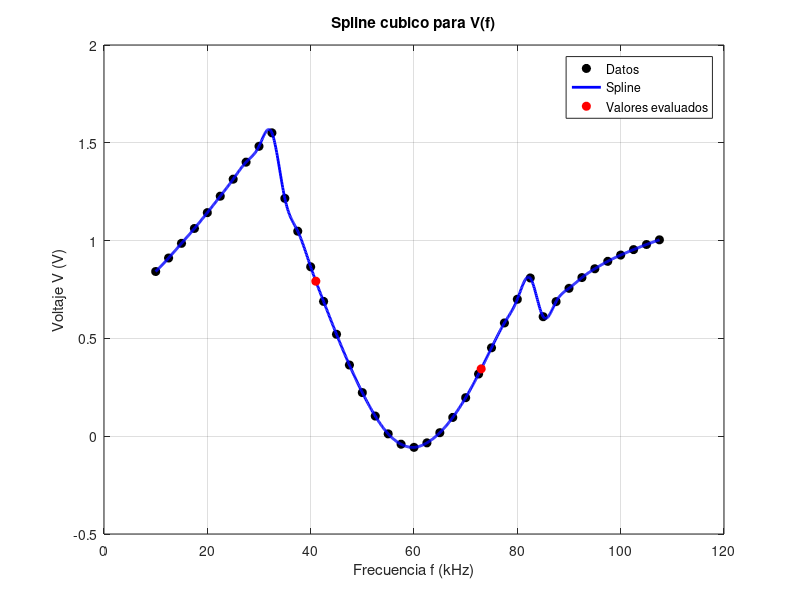
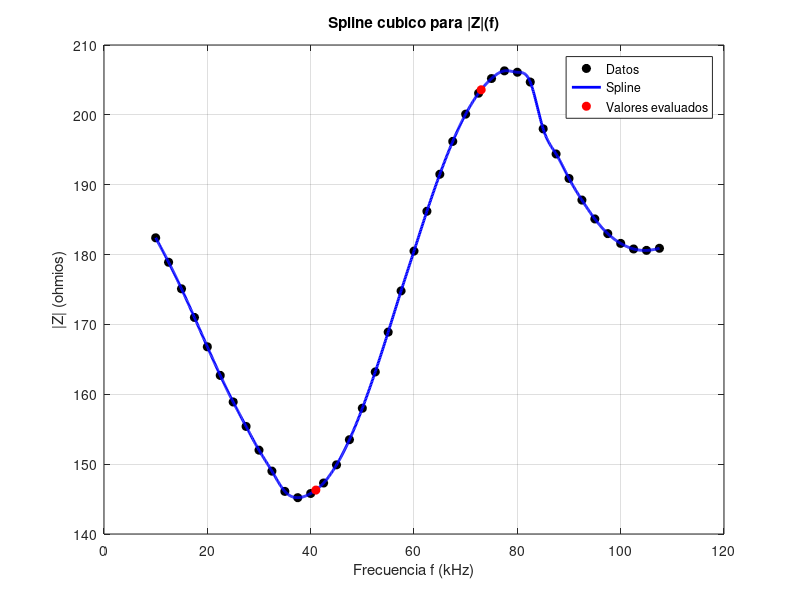

Write the MATLAB code that produced these figures, in order.
clc;
clear;
close all;

% Datos del ensayo
f = [10.0 12.5 15.0 17.5 20.0 22.5 25.0 27.5 30.0 32.5 ...
    35.0 37.5 40.0 42.5 45.0 47.5 50.0 52.5 55.0 57.5 ...
    60.0 62.5 65.0 67.5 70.0 72.5 75.0 77.5 80.0 82.5 ...
    85.0 87.5 90.0 92.5 95.0 97.5 100.0 102.5 105.0 107.5];

V = [0.842 0.911 0.986 1.062 1.143 1.227 1.314 1.401 1.482 1.551 ...
    1.216 1.048 0.866 0.689 0.521 0.364 0.223 0.103 0.012 -0.041 ...
    -0.057 -0.034 0.018 0.096 0.197 0.318 0.452 0.579 0.700 0.809 ...
    0.611 0.688 0.756 0.811 0.856 0.894 0.926 0.954 0.980 1.004];

Z = [182.4 178.9 175.1 171.0 166.8 162.7 158.9 155.4 152.0 149.0 ...
    146.1 145.2 145.8 147.3 149.9 153.5 158.0 163.2 168.9 174.8 ...
    180.5 186.2 191.5 196.2 200.1 203.1 205.2 206.3 206.1 204.7 ...
    198.0 194.4 190.9 187.8 185.1 183.0 181.6 180.8 180.6 180.9];

% Construccion de splines cubicos
spline_V = spline(f,V);
spline_Z = spline(f,Z);

% Frecuencias a evaluar
f_eval = [41.0 73.0];

% Evaluacion
V_eval = ppval(spline_V,f_eval);
Z_eval = ppval(spline_Z,f_eval);

% Resultados
fprintf('Resultados con spline cubico:\n\n');

fprintf('V(41 kHz) = %.4f V\n', V_eval(1));
fprintf('|Z|(41 kHz) = %.4f ohmios\n', Z_eval(1));

fprintf('V(73 kHz) = %.4f V\n', V_eval(2));
fprintf('|Z|(73 kHz) = %.4f ohmios\n', Z_eval(2));

% Mostrar coeficientes por tramos
disp('Coeficientes del spline para V(f):');
disp(spline_V.coefs);

disp('Coeficientes del spline para |Z|(f):');
disp(spline_Z.coefs);

% Graficas
fino = linspace(min(f),max(f),1000);

figure;
plot(f,V,'ko','MarkerFaceColor','k');
hold on;
plot(fino,ppval(spline_V,fino),'b','LineWidth',2);
plot(f_eval,V_eval,'ro','MarkerFaceColor','r');
grid on;
xlabel('Frecuencia f (kHz)');
ylabel('Voltaje V (V)');
title('Spline cubico para V(f)');
legend('Datos','Spline','Valores evaluados');

figure;
plot(f,Z,'ko','MarkerFaceColor','k');
hold on;
plot(fino,ppval(spline_Z,fino),'b','LineWidth',2);
plot(f_eval,Z_eval,'ro','MarkerFaceColor','r');
grid on;
xlabel('Frecuencia f (kHz)');
ylabel('|Z| (ohmios)');
title('Spline cubico para |Z|(f)');
legend('Datos','Spline','Valores evaluados');
